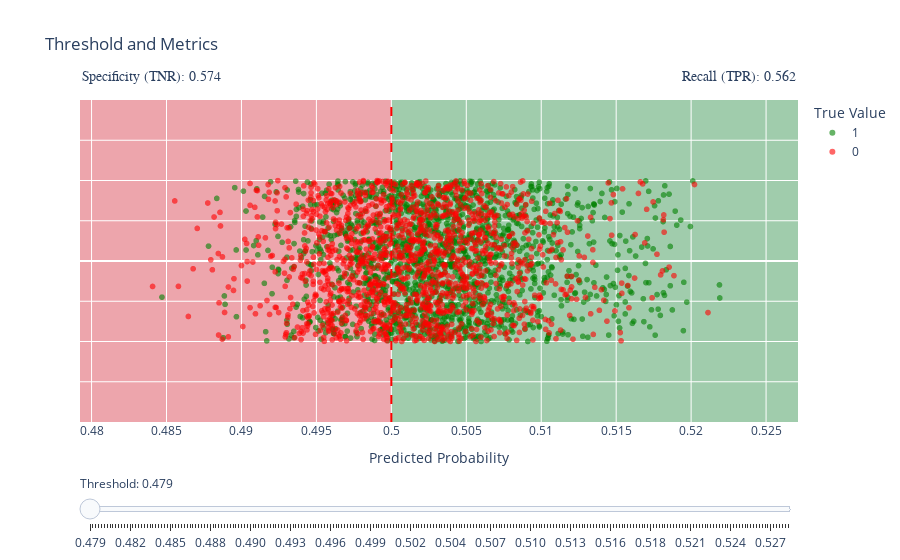

The notebook cell this image was saved under:
### Markdown cell above
Esta es otra de las visualizaciones, donde los puntos son cada uno de los registros y su probabilidad, con su color representando el valor real, y el color de cada cuadrante indica el valor que se predice con el modelo dado un umbral. Cuanto mayor el umbral, mayor es la cantidad de negativos, aumentando los FN y TN, lo cual disminuye el recall, y cuanto menor el umbral, mayor la cantidad de positivos, aumentando FP y TP, lo cual disminuye la especificidad (TNR).

Se puede ver mejor con una gráfica interactiva.

### Code cell
plot_interactive_probs(y_test, y_test_predict_prob)
